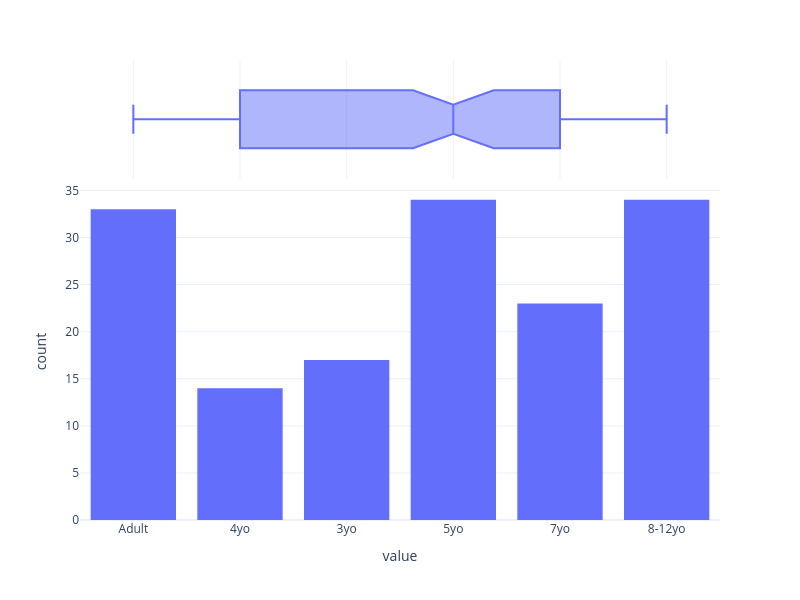

Here is the notebook cell this chart was saved with:
### Markdown cell above
For a better intuition, we’re going to also `visualize` the `labels` and their `distribution`:

### Code cell
fig = px.histogram(labels, marginal='box', template='plotly_white')

fig.update_layout(showlegend=False, width=800, height=600)
init_notebook_mode(connected=True)

fig.show()

#plot(fig, filename = 'labels.html')
#display(HTML('labels.html'))

### Figure 1 — Plotly figure (JSON) as saved in the notebook; plotly's stock layout.template omitted (floating-point values rounded to 4 significant figures; data arrays with more than 128 entries replaced by an {"elided": "..."} marker saying what was removed)
{"data": [{"bingroup": "x", "hovertemplate": "variable=AgeGroup<br>value=%{x}<br>count=%{y}<extra></extra>", "legendgroup": "AgeGroup", "marker": {"color": "#636efa", "pattern": {"shape": ""}}, "name": "AgeGroup", "orientation": "v", "showlegend": true, "type": "histogram", "x": {"elided": "155 str values"}, "xaxis": "x", "yaxis": "y"}, {"hovertemplate": "variable=AgeGroup<br>value=%{x}<extra></extra>", "legendgroup": "AgeGroup", "marker": {"color": "#636efa"}, "name": "AgeGroup", "notched": true, "showlegend": false, "type": "box", "x": {"elided": "155 str values"}, "xaxis": "x2", "yaxis": "y2"}], "layout": {"barmode": "relative", "height": 600, "legend": {"title": {"text": "variable"}, "tracegroupgap": 0}, "margin": {"t": 60}, "showlegend": false, "width": 800, "xaxis": {"anchor": "y", "domain": [0, 1], "title": {"text": "value"}}, "xaxis2": {"anchor": "y2", "domain": [0, 1], "matches": "x", "showgrid": true, "showticklabels": false}, "yaxis": {"anchor": "x", "domain": [0, 0.7326], "title": {"text": "count"}}, "yaxis2": {"anchor": "x2", "domain": [0.7426, 1], "matches": "y2", "showgrid": false, "showline": false, "showticklabels": false, "ticks": ""}}}
